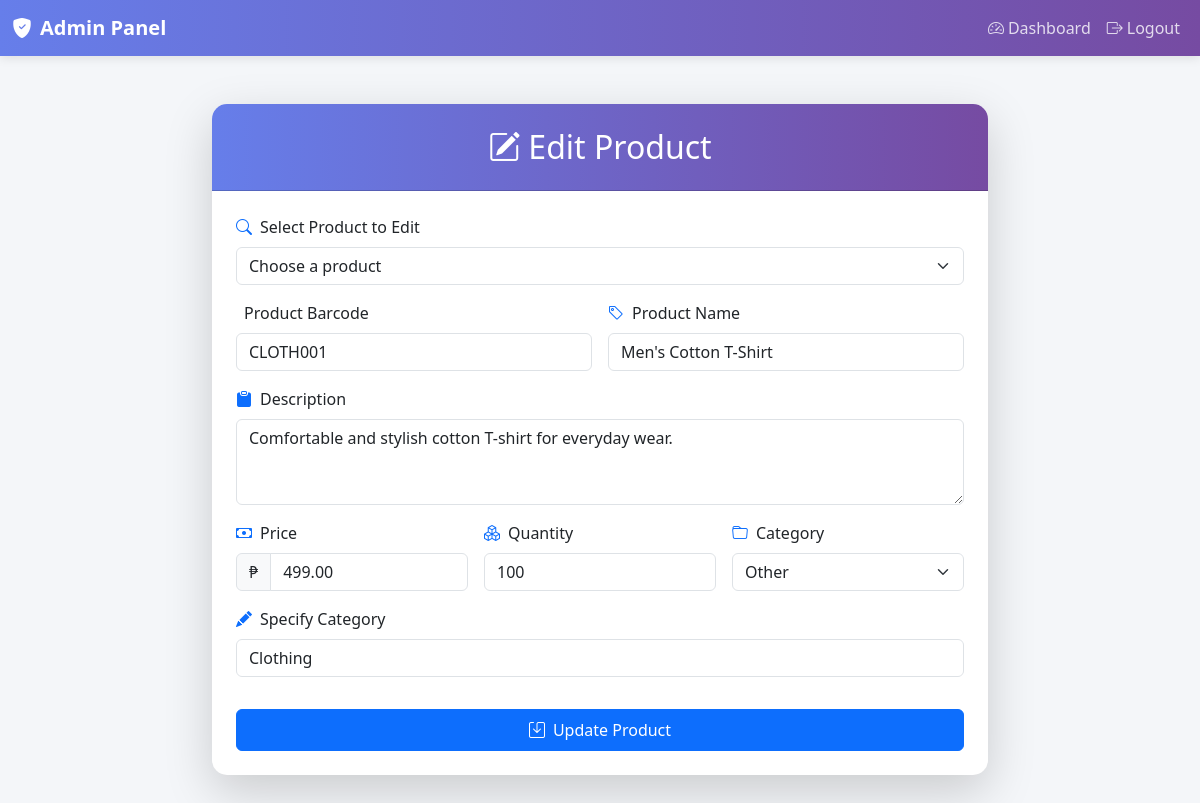
/admin/edit_product.php?id=5 (signed in), run on the app's committed database.
### tables this page shows
CREATE TABLE `products` (
  `id` int(11) NOT NULL,
  `barcode` varchar(255) NOT NULL,
  `product_name` varchar(255) NOT NULL,
  `description` text DEFAULT NULL,
  `price` decimal(10,2) DEFAULT NULL,
  `quantity` int(11) DEFAULT 0,
  `category` varchar(255) DEFAULT NULL,
  `created_at` timestamp NOT NULL DEFAULT current_timestamp()
);

### admin/edit_product.php (the view, shortened to what this page needs)
<?php
$db = new Database();
$pdo = $db->getConnection();
$product = null;
if (isset($_GET['id'])) {
    $product_id = intval($_GET['id']);
    try {
        $stmt = $pdo->prepare("SELECT * FROM products WHERE id = ?");
        $stmt->execute([$product_id]);
        $product = $stmt->fetch(PDO::FETCH_ASSOC);
    } catch (PDOException $e) {
        $error = "Failed to fetch product: " . htmlspecialchars($e->getMessage());
    }
}
?>
<?php include 'header.php'; ?>
<div class="container-fluid my-5">
    <div class="row justify-content-center">
        <div class="col-md-10 col-lg-8">
            <div class="card shadow-lg border-0 rounded-lg">
                <div class="card-header bg-gradient-primary text-white text-center py-4">
                    <h2 class="mb-0">
                        <i class="bi bi-pencil-square me-2"></i>Edit Product
                    </h2>
                </div>
                <div class="card-body p-4">
                    <form action="edit_product.php" method="POST" class="needs-validation" novalidate>
                        <div class="mb-3">
                            <label for="product_select" class="form-label">
                                <i class="bi bi-search me-2 text-primary"></i>Select Product to Edit
                            </label>
                            <select class="form-select" id="product_select" onchange="loadProductDetails(this.value)">
                                <option value="" disabled selected>Choose a product</option>
                            </select>
                        </div>
                        <div id="product_edit_section" <?php echo $product ? '' : 'style="display:none;"'; ?>>
                            <div class="row g-3">
                                <div class="col-md-6">
                                    <label for="barcode" class="form-label">
                                        <i class="bi bi-barcode me-2 text-primary"></i>Product Barcode
                                    </label>
                                    <input type="text" class="form-control" id="barcode" name="barcode"
                                           value="<?php echo $product ? htmlspecialchars($product['barcode']) : ''; ?>" required>
                                </div>
                                <div class="col-md-6">
                                    <label for="product_name" class="form-label">
                                        <i class="bi bi-tag me-2 text-primary"></i>Product Name
                                    </label>
                                    <input type="text" class="form-control" id="product_name" name="product_name"
                                           value="<?php echo $product ? htmlspecialchars($product['product_name']) : ''; ?>" required>
                                </div>
                                <div class="col-12">
                                    <label for="description" class="form-label">
                                        <i class="bi bi-clipboard-fill me-2 text-primary"></i>Description
                                    </label>
                                    <textarea class="form-control" id="description" name="description" rows="3" required><?php
                                        echo $product ? htmlspecialchars($product['description']) : '';
                                    ?></textarea>
                                </div>
                                <div class="col-md-4">
                                    <label for="price" class="form-label">
                                        <i class="bi bi-cash me-2 text-primary"></i>Price
                                    </label>
                                    <div class="input-group">
                                        <span class="input-group-text">₱</span>
                                        <input type="number" step="0.01" class="form-control" id="price" name="price"
                                               value="<?php echo $product ? htmlspecialchars($product['price']) : ''; ?>" required>
                                    </div>
                                </div>
                                <div class="col-md-4">
                                    <label for="quantity" class="form-label">
                                        <i class="bi bi-boxes me-2 text-primary"></i>Quantity
                                    </label>
                                    <input type="number" class="form-control" id="quantity" name="quantity"
                                           value="<?php echo $product ? htmlspecialchars($product['quantity']) : ''; ?>" required>
                                </div>
                                <div class="col-md-4">
                                    <label for="category" class="form-label">
                                        <i class="bi bi-folder me-2 text-primary"></i>Category
                                    </label>
                                    <select class="form-select" id="category" name="category" required onchange="toggleOtherCategory()">
                                        <option value="Other" <?php echo ($product && !in_array($product['category'], ['Electronics and Gadgets', 'Fashion and Apparel', 'Health and Beauty', 'Home and Kitchen Appliances'])) ? 'selected' : ''; ?>>Other</option>
                                    </select>
                                </div>
                                <div class="col-12 mb-3" id="otherCategoryDiv" style="display: none;">
                                    <label for="otherCategory" class="form-label">
                                        <i class="bi bi-pencil-fill me-2 text-primary"></i>Specify Category
                                    </label>
                                    <input type="text" class="form-control" id="otherCategory" name="other_category"
                                           value="<?php echo ($product && !in_array($product['category'], ['Electronics and Gadgets', 'Fashion and Apparel', 'Health and Beauty', 'Home and Kitchen Appliances'])) ? htmlspecialchars($product['category']) : ''; ?>"
                                           placeholder="Enter custom category">
                                </div>
                                <div class="col-12">
                                    <button type="submit" class="btn btn-primary w-100 py-2">
                                        <i class="bi bi-save me-2"></i>Update Product
                                    </button>
                                </div>
                            </div>
                        </div>
                    </form>
                </div>
            </div>
        </div>
    </div>
</div>

### admin/header.php (style rules this page uses)
body { background-color: #f4f6f9; }

### admin/edit_product.php (style rules this page uses)
body { background-color: #f4f6f9; }
.bg-gradient-primary { background: linear-gradient(to right, #667eea 0%, #764ba2 100%) !important; }
.card { border: none; border-radius: 15px; overflow: hidden; }

### data on the page
products: barcode "CLOTH001", product_name "Men's Cotton T-Shirt", description "Comfortable and stylish cotton T-shirt for everyday wear.", price "499.00", quantity "100", category "Other", other_category "Clothing"
